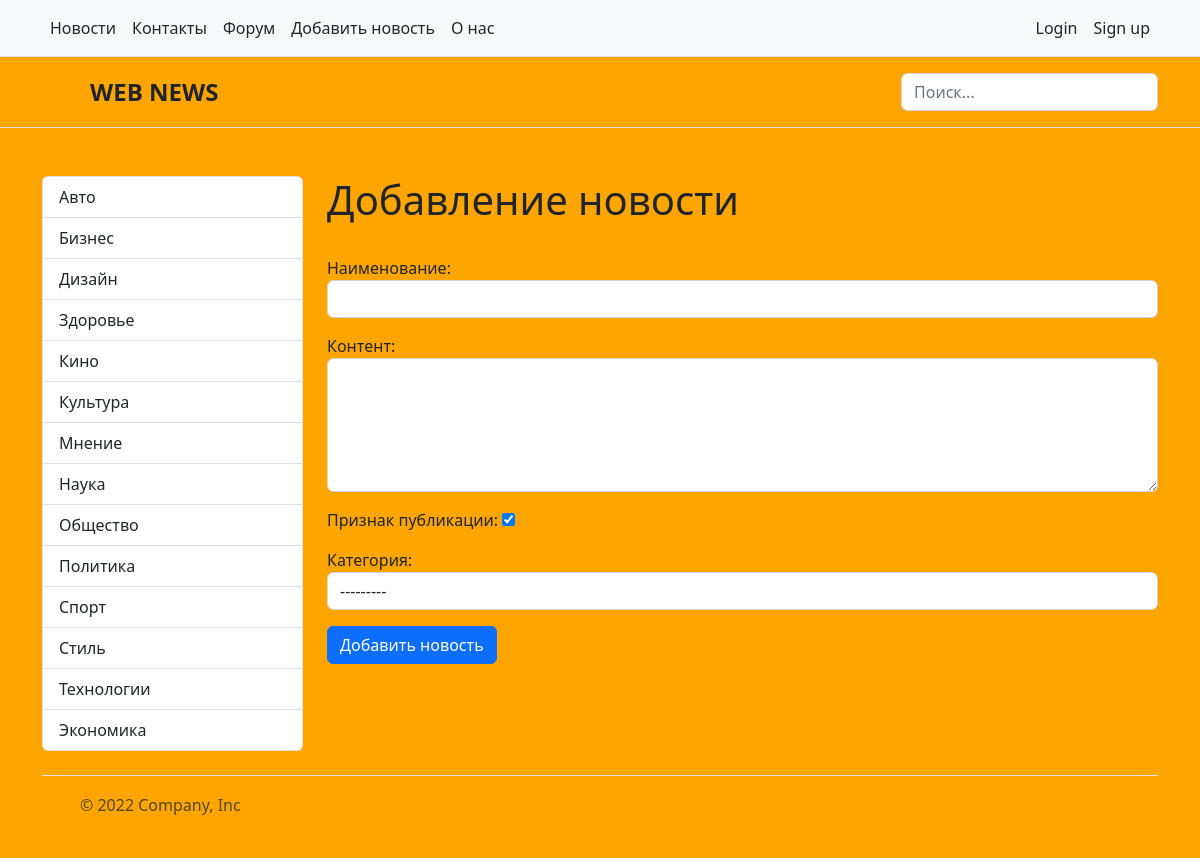
The page /news/add_news/ on the database its author committed.
### news/models.py (models this page shows)
class Category(models.Model):
    title = models.CharField(max_length=150, db_index=True, verbose_name='Наименование категории')
    def get_absolute_url(self):                                     #  монтирует кнопку в админке в "категории" (внутри) "смотреть на сайте"
        return reverse('category', kwargs={'category_id': self.pk})
    def __str__(self):
        return self.title
    class Meta:
        verbose_name = 'Категория'            #   при редактировании новости вверху отображается "изменить НОВОСТЬ"
        verbose_name_plural = 'Категории'
        ordering = ['title']

### news/views.py (the view)
# urls.py: path('news/add_news/', add_news, name='add_news'),
def add_news(request):                          #       добавляет новость       #   http://127.0.0.1:8000/add_news
    if request.method == 'POST':
        form = NewsForm(request.POST)
        if form.is_valid():
            news = form.save()
            return redirect(news)           #   перенаправляет на вновь созданную новость
    else:
        form = NewsForm()
    return render(request, 'news/add_news.html', {'title': 'Добавить статью', 'form': form},)

### news/forms.py
class NewsForm(forms.ModelForm):
    class Meta:
        model = News
        fields = ['title', 'content', 'sign_of_publication', 'category']
        widgets = {
                    'title': forms.TextInput(attrs={'class': 'form-control'}),
                    'content': forms.Textarea(attrs={'class': 'form-control', 'rows': 5}),
                    'category': forms.Select(attrs={'class': 'form-control'}),
        }

### news/templatetags/news_tags.py (called while the page is built)
@register.inclusion_tag('news/list_categories.html')
def show_categories(arg1='Hello', arg2='World'):
    categories = Category.objects.all()
    return {'categories': categories, 'arg1': arg1, 'arg2': arg2}          #   передаем ключ словаря "categories" в шаблон "list_categories"

### news/templates/news/add_news.html (shortened to what this page needs)
<!DOCTYPE html>
{% extends 'base.html' %}
    {% block sidebar %}
        {% include 'inc/_sidebar.html' %}
    {% endblock %}
    {% block content %}
        <div class="col-9">
            <h1>Добавление новости</h1>
            <br>
            <form action="{% url 'add_news' %}" method="POST">
                {{ form.as_p }}
                <button type="submit"
                        class="btn btn-primary btn-block">Добавить новость</button>
            </form>
        </div>
    {% endblock %}

### news/templates/news/list_categories.html (shortened to what this page needs)
<div class="col-3">
    <div class="list-group">
        {% for elem in categories %}
            <a href="{{ elem.get_absolute_url }}" class="list-group-item list-group-item-action">{{ elem.title }}</a>
        {% endfor %}
    </div>
</div>

### mysite/static/css/style.css (style rules this page uses)
body { background-color: orange; }

### rows shown on the page
Category: title "Авто"
Category: title "Бизнес"
Category: title "Дизайн"
Category: title "Здоровье"
Category: title "Кино"
Category: title "Культура"
Category: title "Мнение"
Category: title "Наука"
Category: title "Общество"
Category: title "Политика"
Category: title "Спорт"
Category: title "Стиль"
Category: title "Технологии"
Category: title "Экономика"
